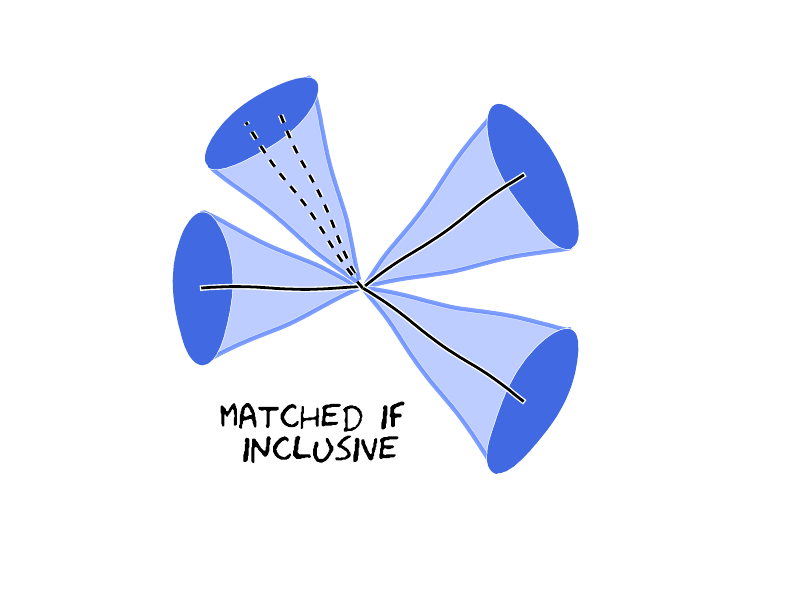

This chart was generated by the following Python code:
import matplotlib.pyplot as plt
import matplotlib.path as mpath
import matplotlib.patches as mpatches
import numpy as np
from matplotlib.patches import Ellipse, Polygon

with plt.xkcd():

    fig = plt.figure()
    ax = fig.add_axes((0.12, 0.12, 0.8, 0.8))
    ax.set_ylim([18, 82])
    ax.set_xlim([0, 60])
    plt.axis('off')

    # draw parton 1
    t = np.arange(10,26)
    in_W = np.array([50]*16)
    plt.plot(t,in_W,color='black',linestyle='-')
    pol3 = Polygon(xy=np.array([ [10,40], [10,60], [25,50] ]),closed=True,lw=3,fc=(65./225,105./225,1,0.2),edgecolor=(65./225,105./225,1,0.7))
    ax.add_patch(pol3)
    el3 = Ellipse(xy=(10,50),width=5,height=20,angle=0,lw=3,fc='royalblue',edgecolor='royalblue')
    ax.add_patch(el3)
    
    # draw parton 2
    tq1 = np.arange(25,41)
    out_q1 = np.array([50+(x-25) for x in tq1])
    plt.plot(tq1,out_q1,color='black',linestyle='-')
    pol1 = Polygon(xy=np.array([ [37.5,74], [44.5,55.5], [25,50] ]),closed=True,lw=3,fc=(65./225,105./225,1,0.2),edgecolor=(65./225,105./225,1,0.7))
    ax.add_patch(pol1)
    el1 = Ellipse(xy=(41,65),width=5,height=20,angle=20,lw=3,fc='royalblue',edgecolor='royalblue')
    ax.add_patch(el1)

    # draw parton 3
    tq2 = np.arange(25,41)
    out_q2 = np.array([50-(x-25) for x in tq2])
    plt.plot(tq2,out_q2,color='black',linestyle='-')
    pol2 = Polygon(xy=np.array([ [37.5,26], [44.5,44.5], [25,50] ]),closed=True,lw=3,fc=(65./225,105./225,1,0.2),edgecolor=(65./225,105./225,1,0.7))
    ax.add_patch(pol2)
    el2 = Ellipse(xy=(41,35),width=5,height=20,angle=-20,lw=3,fc='royalblue',edgecolor='royalblue')
    ax.add_patch(el2)

     # draw shower partons
    tq11 = np.arange(25,16,-1)
    tq12 = np.arange(25,13.8,-1)
    out_q11 = np.array([50-3*(x-25) for x in tq11])
    out_q12 = np.array([50-2*(x-25) for x in tq12])
    plt.plot(tq11,out_q11,color='black',linestyle='--')
    plt.plot(tq12,out_q12,color='black',linestyle='--')
    pol11 = Polygon(xy=np.array([ [11,66], [20,78], [25,50] ]),closed=True,lw=3,fc=(65./225,105./225,1,0.2),edgecolor=(65./225,105./225,1,0.7))
    ax.add_patch(pol11)
    el11 = Ellipse(xy=(15.5,72),width=5,height=15,angle=-40,lw=3,fc='royalblue',edgecolor='royalblue')
    ax.add_patch(el11)


    fig.text(0.39, 0.24,"matched if \n inclusive",ha='center',fontsize=25,color='black')


    plt.savefig("matching3.pdf")

# Somehow needed, otherwise it crashes..
# Haven't figured out why yet
plt.show()    

